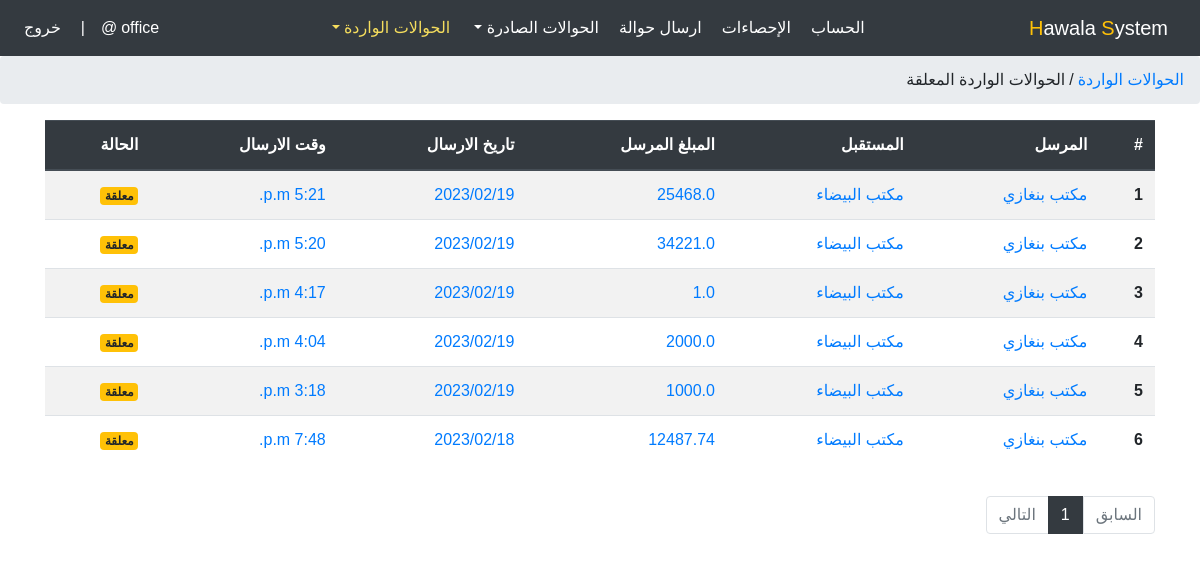
/office/waitingIncomingTransfersList (signed in), run on the app's committed database.
### account/models.py (models this page shows, shortened)
class TblUser(AbstractUser):
    user_type = models.PositiveIntegerField(choices=USER_TYPE)

class TblOfficeUser(models.Model):
    user = models.OneToOneField(TblUser, on_delete=models.CASCADE, primary_key=True)
    name = models.CharField(max_length=100)
    bio = models.TextField(max_length=1500, null=True, blank=True)
    email = models.EmailField()
    special_phone = models.CharField(max_length=14)
    city = models.PositiveIntegerField(choices=CITY_CHOICES, default=1)
    address = models.CharField(max_length=100)
    url_address = models.CharField(max_length=200)
    create_at = models.DateTimeField(auto_now_add=True)
    update_at = models.DateTimeField(auto_now=True)

### office/models.py (models this page shows, shortened)
class TblMoneyTransfer(models.Model):
    sender_office = models.ForeignKey(TblOfficeUser, related_name='from_office', on_delete=models.CASCADE)
    recipient_office = models.ForeignKey(TblOfficeUser, related_name='to_office', on_delete=models.CASCADE)
    sent_amount = models.FloatField(validators=[MinValueValidator(1.0), MaxValueValidator(1000000000.0)])
    sender_commission = models.FloatField(validators=[MinValueValidator(1.0), MaxValueValidator(1000000.0)])
    recipient_commission = models.FloatField(validators=[MinValueValidator(1.0), MaxValueValidator(1000000.0)])
    commission_from_sender = models.FloatField(validators=[MinValueValidator(0.0), MaxValueValidator(1000000.0)])
    commission_from_recipient = models.FloatField(validators=[MinValueValidator(0.0), MaxValueValidator(1000000.0)])
    approval_by_recipient = models.BooleanField(default=False)
    sent_at = models.DateTimeField(auto_now_add=True)
    approval_at = models.DateTimeField(null=True, blank=True)
    rejection_at = models.DateTimeField(null=True, blank=True)
    note = models.TextField(max_length=200, null=True, blank=True)
    rejection = models.BooleanField(default=False)
    note2 = models.TextField(max_length=200, null=True, blank=True)
    def get_incoming_money_order_url(self):
        return reverse('office:incoming-money-order', kwargs={'money_order_id': self.pk})

### office/views.py (the view)
# urls.py: path('waitingIncomingTransfersList', views.waitingIncomingTransfersList, name="waiting-incoming-transfers-list"),
@login_required(login_url='account:logout')
def waitingIncomingTransfersList(request):
    if request.user.user_type != is_office:
        return redirect('account:logout')
    transfers = TblMoneyTransfer.objects.filter(recipient_office=request.user.pk, approval_by_recipient=False, rejection=False).order_by('-sent_at')
    paginator = Paginator(transfers, 25)
    page_num = request.GET.get('page', 1)
    try:
        transfers = paginator.page(page_num)
    except PageNotAnInteger:
        transfers = paginator.page(1)
    except EmptyPage:
        transfers = paginator.page(paginator.num_pages)
    context = {
        'parentTitle': 'incoming-transfers',
        'title': 'waiting-incoming-transfers-list',
        'transfers': transfers,
    }
    return render(request, 'office/incomingTransfers/waitingIncomingTransfersList.html', context)

### office/templates/office/incomingTransfers/waitingIncomingTransfersList.html (shortened to what this page needs)
{% extends 'office.html' %}
{% block office-content %}
<ol class="breadcrumb">
    <li><a href="{% url 'office:incoming-transfers-list' %}">الحوالات الواردة</a></li>
    <li class="mx-1">/</li>
    <li class="active" aria-current="page">الحوالات الواردة المعلقة</li>
</ol>
<div class="container my-3">
    <div class="row">
        <div class="col-12">
            <div class="table-responsive">
                <table class="table table-striped">
                    <thead class="thead-dark">
                    <tr>
                        <th scope="col">#</th>
                        <th scope="col">المرسل</th>
                        <th scope="col">المستقبل</th>
                        <th scope="col">المبلغ المرسل</th>
                        <th scope="col">تاريخ الارسال</th>
                        <th scope="col">وقت الارسال</th>
                        <th scope="col">الحالة</th>
                    </tr>
                    </thead>
                    <tbody>
                        {% for i in transfers %}
                        <tr>
                            <th scope="row">{{ forloop.counter }}</th>
                            <td><a href="{{ i.get_incoming_money_order_url }}">{{ i.sender_office.name }}</a></td>
                            <td><a href="{{ i.get_incoming_money_order_url }}">{{ i.recipient_office.name }}</a></td>
                            <td><a href="{{ i.get_incoming_money_order_url }}">{{ i.sent_amount }}</a></td>
                            <td><a href="{{ i.get_incoming_money_order_url }}">{{ i.sent_at.date|date:"Y/m/d" }}</a></td>
                            <td><a href="{{ i.get_incoming_money_order_url }}">{{ i.sent_at.time }}</a></td>
                            <td><a href="{{ i.get_incoming_money_order_url }}">
                                {% if i.approval_by_recipient == False and i.rejection == False %}<span class="badge badge-warning">معلقة</span>{% endif %}
                            </a></td>
                        </tr>
                        {% endfor %}
                    </tbody>
                </table>
            </div>
        </div>
        <div class="col-12 my-3">
          <ul class="pagination">
              {% if transfers.has_previous %}
              <li class="page-item">
                  <a class="page-link" href="?page={{ transfers.previous_page_number }}" tabindex="-1">السابق</a>
              </li>
              {% else %}
              <li class="page-item disabled">
                  <a class="page-link" href="#!" tabindex="-1">السابق</a>
              </li>
              {% endif %}
              {% for num in transfers.paginator.page_range %}
                  {% if transfers.number == num %}
                      <li class="page-item active">
                          <a class="page-link" href="?page={{ num }}">{{ num }}</a>
                      </li>
                  {% elif num > transfers.number|add:'-3' and num < transfers.number|add:'3' %}
                      <a class="d-none" href="?page={{ num }}">{{ num }}</a>
                      <li class="page-item">
                          <a class="page-link" href="?page={{ num }}">{{ num }}</a>
                      </li>
                  {% endif %}
              {% endfor %}
              {% if transfers.has_next %}
                  {% if transfers.number < transfers.paginator.num_pages|add:'-3' %}
                      <li class="page-item">
                          <span class="page-link">...</span>
                      </li>
                      <li class="page-item">
                          <a class="page-link" href="?page={{ transfers.paginator.num_pages }}">{{ transfers.paginator.num_pages }}</a>
                      </li>
                  {% elif transfers.number < transfers.paginator.num_pages|add:'-2' %}
                      <li class="page-item">
                          <a class="page-link" href="?page={{ transfers.paginator.num_pages }}">{{ transfers.paginator.num_pages }}</a>
                      </li>
                  {% endif %}
                  <li class="page-item">
                      <a class="page-link" href="?page={{transfers.next_page_number}}">التالي</a>
                  </li>
              {% else %}
              <li class="page-item disabled">
                  <a class="page-link" href="#!">التالي</a>
              </li>
              {% endif %}
          </ul>
      </div>
    </div>
</div>
{% endblock %}

### templates/office.html (shortened to what this page needs)
<!DOCTYPE html>
{% load static %}
<html>
<html lang="ar">
<head>
    <link rel="stylesheet" href="{% static 'css/bootstrap.min.css' %}">
    <link rel="stylesheet" href="{% static 'css/office.style6.css' %}">
</head>
<body>
    <nav class="navbar navbar-expand-lg navbar-dark bg-dark">
        <a class="navbar-brand" href="#"><span class="text-warning">H</span>awala <span class="text-warning">S</span>ystem</a>
        <div class="collapse navbar-collapse" id="navbarSupportedContent">
            <ul class="navbar-nav mx-auto">
                <li class="nav-item {% if title == 'office-profile' or parentTitle == 'office-profile' %}active{% endif %}">
                    <a class="nav-link" href="{% url 'office:office-profile' %}">الحساب</a>
                </li>
                <li class="nav-item {% if title == 'office-statistics' %}active{% endif %}">
                    <a class="nav-link" href="{% url 'office:office-statistics' %}">الإحصاءات</a>
                </li>
                <li class="nav-item {% if title == 'office-list' or parentTitle == 'office-list' %}active{% endif %}">
                    <a class="nav-link" href="{% url 'office:office-list' %}">ارسال حوالة</a>
                </li>
                <li class="nav-item dropdown {% if parentTitle == 'outgoing-transfers' %}active{% endif %}">
                    <a class="nav-link dropdown-toggle" href="#" id="navbarDropdown" role="button" data-toggle="dropdown" aria-haspopup="true" aria-expanded="false">
                        الحوالات الصادرة
                    </a>
                </li>
                <li class="nav-item dropdown {% if parentTitle == 'incoming-transfers' %}active{% endif %}">
                    <a class="nav-link dropdown-toggle" href="#" id="navbarDropdown" role="button" data-toggle="dropdown" aria-haspopup="true" aria-expanded="false">
                        الحوالات الواردة
                    </a>
                </li>
            </ul>
            <ul class="navbar-nav">
                <li class="nav-item">
                    <span class="nav-link">{{ request.user.username }}@</span>
                </li>
                <li class="nav-item d-lg-inline-block d-none">
                    <span class="nav-link">|</span>
                </li>
                <li class="nav-item">
                    <a class="nav-link" href="{% url 'account:logout' %}">خروج</a>
                </li>
            </ul>
        </div>
    </nav>
    {% block office-content %}{% endblock %}
</body>
</html>

### static/css/office.style6.css (style rules this page uses)
html { scroll-behavior: smooth; }
body { direction: rtl; text-align: right; font-family: sans-serif; font-size: 1rem; font-weight: 400; line-height: 1.5; }
* { padding: 0; margin: 0; text-decoration: none; box-sizing: border-box; }
a, a:hover { text-decoration: none; cursor: pointer; transition: all 0.5s ease; }
nav.navbar a.navbar-brand { color: white !important; }
nav.navbar .nav-link { color: white !important; }
li.active a.nav-link, li a.nav-link:hover { color: #f5dd5d !important; }
.pagination .page-item.active .page-link { z-index:1;color:#fff;background-color:#343a40;border-color:#343a40 }
.pagination .page-item:last-child .page-link { border-radius:0;border-top-left-radius:.25rem;border-bottom-left-radius:.25rem }
.pagination .page-item:first-child .page-link { border-radius:0;border-top-right-radius:.25rem;border-bottom-right-radius:.25rem; }

### data on the page
TblUser: user.username "office"
TblMoneyTransfer: sender_office.name "مكتب بنغازي", recipient_office.name "مكتب البيضاء", sent_amount "25468.0", sent_at "2023/02/19", sent_at.time "5:21 p.m.", approval_by_recipient "معلقة"
TblMoneyTransfer: sender_office.name "مكتب بنغازي", recipient_office.name "مكتب البيضاء", sent_amount "34221.0", sent_at "2023/02/19", sent_at.time "5:20 p.m.", approval_by_recipient "معلقة"
TblMoneyTransfer: sender_office.name "مكتب بنغازي", recipient_office.name "مكتب البيضاء", sent_amount "1.0", sent_at "2023/02/19", sent_at.time "4:17 p.m.", approval_by_recipient "معلقة"
TblMoneyTransfer: sender_office.name "مكتب بنغازي", recipient_office.name "مكتب البيضاء", sent_amount "2000.0", sent_at "2023/02/19", sent_at.time "4:04 p.m.", approval_by_recipient "معلقة"
TblMoneyTransfer: sender_office.name "مكتب بنغازي", recipient_office.name "مكتب البيضاء", sent_amount "1000.0", sent_at "2023/02/19", sent_at.time "3:18 p.m.", approval_by_recipient "معلقة"
TblMoneyTransfer: sender_office.name "مكتب بنغازي", recipient_office.name "مكتب البيضاء", sent_amount "12487.74", sent_at "2023/02/18", sent_at.time "7:48 p.m.", approval_by_recipient "معلقة"

### other printed values
{{ num }} "1"
